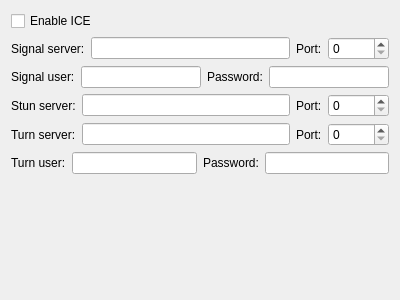
<?xml version="1.0" encoding="UTF-8"?>
<ui version="4.0">
 <class>CFrmParameterICE</class>
 <widget class="QWidget" name="CFrmParameterICE">
  <property name="geometry">
   <rect>
    <x>0</x>
    <y>0</y>
    <width>400</width>
    <height>300</height>
   </rect>
  </property>
  <property name="windowTitle">
   <string>ICE</string>
  </property>
  <layout class="QGridLayout" name="gridLayout">
   <item row="0" column="0">
    <widget class="QCheckBox" name="cbEnableICE">
     <property name="text">
      <string>Enable ICE</string>
     </property>
    </widget>
   </item>
   <item row="1" column="0" colspan="2">
    <layout class="QHBoxLayout" name="horizontalLayout_3">
     <item>
      <widget class="QLabel" name="label_3">
       <property name="text">
        <string>Signal server:</string>
       </property>
      </widget>
     </item>
     <item>
      <widget class="QLineEdit" name="leSignalServer"/>
     </item>
     <item>
      <widget class="QLabel" name="label_8">
       <property name="text">
        <string>Port:</string>
       </property>
      </widget>
     </item>
     <item>
      <widget class="QSpinBox" name="sbSignalPort">
       <property name="maximum">
        <number>65536</number>
       </property>
      </widget>
     </item>
    </layout>
   </item>
   <item row="2" column="0" colspan="2">
    <layout class="QHBoxLayout" name="horizontalLayout_4">
     <item>
      <widget class="QLabel" name="label_4">
       <property name="text">
        <string>Signal user:</string>
       </property>
      </widget>
     </item>
     <item>
      <widget class="QLineEdit" name="leSignalName"/>
     </item>
     <item>
      <widget class="QLabel" name="label_5">
       <property name="text">
        <string>Password:</string>
       </property>
      </widget>
     </item>
     <item>
      <widget class="QLineEdit" name="leSignalPassword"/>
     </item>
    </layout>
   </item>
   <item row="3" column="0" colspan="2">
    <layout class="QHBoxLayout" name="horizontalLayout_6">
     <item>
      <widget class="QLabel" name="label_6">
       <property name="text">
        <string>Stun server:</string>
       </property>
      </widget>
     </item>
     <item>
      <widget class="QLineEdit" name="leStunServer"/>
     </item>
     <item>
      <widget class="QLabel" name="label_7">
       <property name="text">
        <string>Port:</string>
       </property>
      </widget>
     </item>
     <item>
      <widget class="QSpinBox" name="sbStunPort">
       <property name="maximum">
        <number>65536</number>
       </property>
      </widget>
     </item>
    </layout>
   </item>
   <item row="4" column="0" colspan="2">
    <layout class="QHBoxLayout" name="horizontalLayout_5">
     <item>
      <widget class="QLabel" name="label_9">
       <property name="text">
        <string>Turn server:</string>
       </property>
      </widget>
     </item>
     <item>
      <widget class="QLineEdit" name="leTurnServer"/>
     </item>
     <item>
      <widget class="QLabel" name="label_10">
       <property name="text">
        <string>Port:</string>
       </property>
      </widget>
     </item>
     <item>
      <widget class="QSpinBox" name="sbTurnPort">
       <property name="maximum">
        <number>65536</number>
       </property>
      </widget>
     </item>
    </layout>
   </item>
   <item row="5" column="0" colspan="2">
    <layout class="QHBoxLayout" name="horizontalLayout_7">
     <item>
      <widget class="QLabel" name="label_11">
       <property name="text">
        <string>Turn user:</string>
       </property>
      </widget>
     </item>
     <item>
      <widget class="QLineEdit" name="leTurnUser"/>
     </item>
     <item>
      <widget class="QLabel" name="label_12">
       <property name="text">
        <string>Password:</string>
       </property>
      </widget>
     </item>
     <item>
      <widget class="QLineEdit" name="leTrunPassword"/>
     </item>
    </layout>
   </item>
   <item row="6" column="1">
    <spacer name="verticalSpacer_2">
     <property name="orientation">
      <enum>Qt::Vertical</enum>
     </property>
     <property name="sizeHint" stdset="0">
      <size>
       <width>20</width>
       <height>82</height>
      </size>
     </property>
    </spacer>
   </item>
  </layout>
 </widget>
 <resources/>
 <connections/>
</ui>
